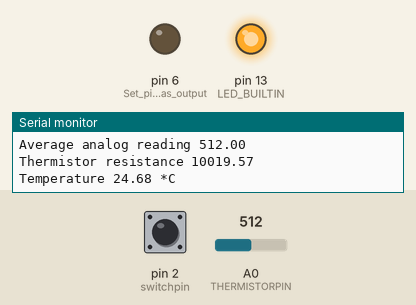
Bench run of a sketch on a simulated Arduino Uno, built with avr-gcc and run on an emulated ATmega328P. Parts: output pins drawn as LEDs (lit = HIGH), the last lines printed to the serial monitor. Inputs (shaded band) come from the test bench; at power-on: pin 2 (switchpin) HIGH, A0 (THERMISTORPIN) = 512. Storage starts empty.

Above: at 5.2 s.
5.3 s: pin 2 (switchpin) pulled LOW for 1 s
At 7.5 s:
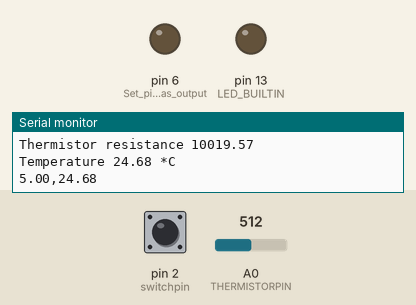
9.3 s: A0 (THERMISTORPIN) set to 1023
At 10.22 s:
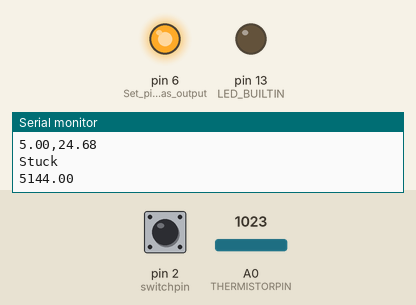
Timing chart, 0 to 17.7 s (numbered marks = the images above; inputs shaded):
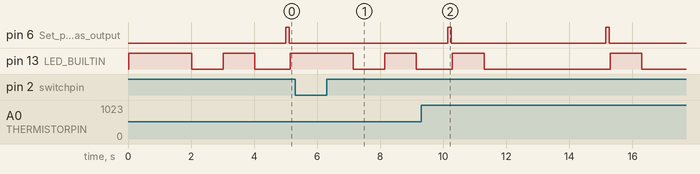

The sketch:

Temp_Sock_V2.ino
```cpp
// (licence header left out)
// Define included libraries for the SD card
#include <SPI.h>
#include <SD.h>

// Define Global Variables
const int chipSelect = 4; //SD card test pin
float last_read = 0; //last clock time in millis
float time_interval = 5; //time interval between reads in seconds
const int switchpin = 2; //Pin to which the data record on/off switch is attached


// Setup Global variables for the thermistor
// which analog pin to connect
const int THERMISTORPIN = A0  ;
// resistance at 25 degrees C
#define THERMISTORNOMINAL 9880 //Nominal is 10000, I checked mine with a multimeter and got 988*
// temp. for nominal resistance (almost always 25 C)
#define TEMPERATURENOMINAL 25
// how many samples to take and average, more takes longer
// but is more 'smooth'
#define NUMSAMPLES 10
// The beta coefficient of the thermistor (usually 3000-4000)
#define BCOEFFICIENT 3950
// the value of the 'other' resistor
#define SERIESRESISTOR 10000

uint16_t samples[NUMSAMPLES]; //Array for storing the samples to be averaged

void setup() {
  // Open serial communications with the computer and wait for port to open:
  Serial.begin(9600);
  while (!Serial) {
    ; // wait for serial port to connect. Needed for native USB port only
  }


  Serial.print("Initializing SD card...");

  // Check to see if an SD card present and can be initialized:
  if (!SD.begin(chipSelect)) {
    Serial.println("Card failed, or not present");
    // don't do anything more:
    sd_error_blink(); //Blink LED continuously in the event of a SD card failure
    return;
  }
  Serial.println("card initialized.");

  //Blink LED on successful SD card intalization
  pinMode(LED_BUILTIN, OUTPUT);
  pinMode(6, OUTPUT); // Set pin 6 as output
  sd_good_blink();


}

void loop() {
    //check to see if the switch is in the "on" (high) position. If it's not spin program until switch is activated
    //Serial.println(digitalRead(switchpin));
    while(digitalRead(switchpin)==0){
        //do nothing
        switch_off_blink(); //Error information from LED
        Serial.println("Stuck");
    }

  // make a string for assembling the data to log:
  String dataString = "";

    //Sensor read code from the original SD example, I am only using one sensor in my application
  /*// read three sensors and append to the string:
  for (int analogPin = 0; analogPin < 3; analogPin++) {
    int sensor = analogRead(analogPin);
    dataString += String(sensor);
    if (analogPin < 2) {
      dataString += ",";
    }
  }*/
  Serial.println(millis()- last_read);
  //Serial.println(time_interval*1000 < millis()- last_read);

  // If 30 seconds have passed, write data to the SD card
  if (time_interval*1000 < millis()- last_read ){
     //Update timer
     last_read = millis();

     //Construct datastring
     dataString += String(last_read/1000); // Record system time
     dataString += ",";
     dataString += String(thermistor_read()); //Read thermistor

     // open the file. note that only one file can be open at a time,
     // so you have to close this one before opening another.
     File dataFile = SD.open("datalog.txt", FILE_WRITE);

    // if the file is available on the SD card, write to it:
    if (dataFile) {
      dataFile.println(dataString);
      dataFile.close();
      // print to the serial port too:
      Serial.println(dataString);
    }
    // if the file isn't open, pop up an error:
    else {
      Serial.println("error opening datalog.txt");
      sd_error_blink;
    }

  //Blink LED to confirm Data write
  sd_write_blink();                  // Waits for roughly 30 seconds before logging next data set
  }


}


void sd_good_blink(){
  //This function turns the led on for a second, then blinks for .25 seconds to indicate the sd card is in
  digitalWrite(LED_BUILTIN, HIGH);   // turn the LED on (HIGH is the voltage level)
  delay(2000);                       // wait for a second
  digitalWrite(LED_BUILTIN, LOW);    // turn the LED off by making the voltage LOW
  delay(1000);
  digitalWrite(LED_BUILTIN, HIGH);   // turn the LED on (HIGH is the voltage level)
  delay(1000);
  digitalWrite(LED_BUILTIN, LOW);   // turn the LED on (HIGH is the voltage level)
}

void sd_error_blink(){
  //This function blinks the LED continuously to indicate an error with SD card intalization
  digitalWrite(LED_BUILTIN, HIGH);   // turn the LED on (HIGH is the voltage level)
  delay(1000);                        // wait for half a second
  digitalWrite(LED_BUILTIN, LOW);    // turn the LED off by making the voltage LOW
  delay(1000);
  digitalWrite(LED_BUILTIN, HIGH);   // turn the LED on (HIGH is the voltage level)
  delay(1000);                        // wait for half a second
  digitalWrite(LED_BUILTIN, LOW);    // turn the LED off by making the voltage LOW
  delay(1000);
}

void sd_write_blink(){
  //This function blinks the LED once to indicate a successful write
  digitalWrite(LED_BUILTIN, HIGH);   // turn the LED on (HIGH is the voltage level)
  delay(1000);                        // wait for half a second
  digitalWrite(LED_BUILTIN,LOW);    // Turn off LED
}

void switch_off_blink(){
    //This function informs the user that the switch is off and the device is not recording
    digitalWrite(LED_BUILTIN, HIGH);   // turn the LED on (HIGH is the voltage level)
    delay(1000);                        // wait for half a second
    digitalWrite(LED_BUILTIN,LOW);    // Turn off LED
    delay(1000);
    digitalWrite(LED_BUILTIN, HIGH);   // turn the LED on (HIGH is the voltage level)
    delay(1000);                        // wait for half a second
    digitalWrite(LED_BUILTIN,LOW);    // Turn off LED
    delay(1000);
}

float thermistor_read() {
  //Read the thermistor
  //Code written by someone on the Aidafruit website
  uint8_t i;
  float average;

  // take N samples in a row, with a slight delay
  digitalWrite(6,HIGH); //Turn on divider pin
  delay(10);
  for (i=0; i< NUMSAMPLES; i++) {
   samples[i] = analogRead(THERMISTORPIN);
   delay(10);
  }
  digitalWrite(6,LOW); //Turn off divider pin

  // average all the samples out
  average = 0;
  for (i=0; i< NUMSAMPLES; i++) {
     average += samples[i];
  }
  average /= NUMSAMPLES;

  Serial.print("Average analog reading ");
  Serial.println(average);

  // convert the value to resistance
  average = 1023 / average - 1;
  average = SERIESRESISTOR / average;
  Serial.print("Thermistor resistance ");
  Serial.println(average);

  float steinhart;
  steinhart = average / THERMISTORNOMINAL;     // (R/Ro)
  steinhart = log(steinhart);                  // ln(R/Ro)
  steinhart /= BCOEFFICIENT;                   // 1/B * ln(R/Ro)
  steinhart += 1.0 / (TEMPERATURENOMINAL + 273.15); // + (1/To)
  steinhart = 1.0 / steinhart;                 // Invert
  steinhart -= 273.15;                         // convert to C

  Serial.print("Temperature ");
  Serial.print(steinhart);
  Serial.println(" *C");

  return steinhart;
}
```

Measured:
- after the input at 5.3 s, pin 13 (LED_BUILTIN): HIGH → LOW after 1.8 s instead of 0.85 s
- by itself, pin 6 (Set_pin_6_as_output): alternates HIGH for 0.11 s and LOW for 4.9 s
- by itself, pin 13 (LED_BUILTIN): alternates HIGH for 1.0 s and LOW for 1.1 s
